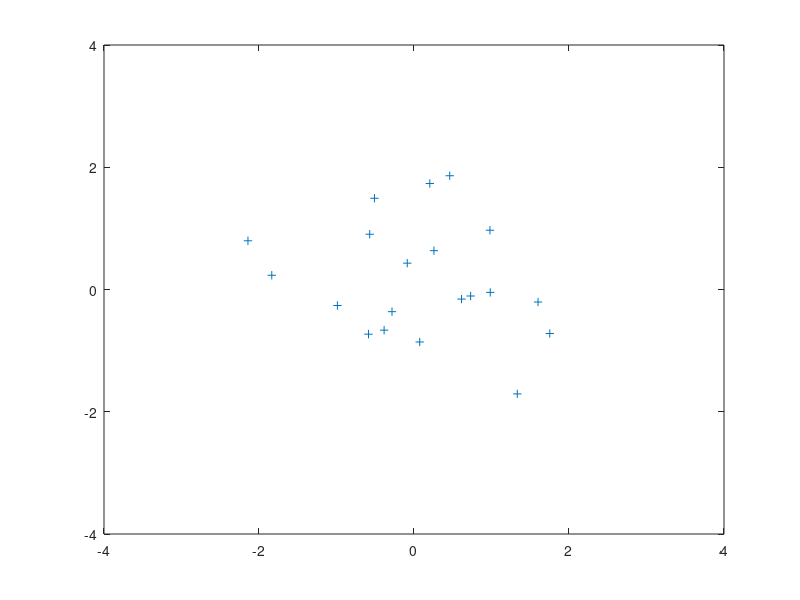

This figure's MATLAB source: (Note: this script raises an error after producing the figure.)
%Lab5
sizes = [20 60 100];
p = [0 0.5 0.9];
mu = [0 0];
disp("Script begin");

R = mvnrnd(mu, [1 0; 0 1], 20);
figure;
plot(R(:,1),R(:,2),'+');
ylim([-4 4])
xlim([-4 4])
hold on;
f=ezplot('x^2 + y^2 = 6.25'); 
set(f, 'LineWidth', 2)
title("");

R = mvnrnd(mu, [1 0.5; 0.5 1], 20);
figure;
plot(R(:,1),R(:,2),'+');
ylim([-4 4])
xlim([-4 4])
hold on;
f=ezplot('x^2 -x*y + y^2 = 6.25'); 
set(f, 'LineWidth', 2)
title("");

R = mvnrnd(mu, [1 0.9; 0.9 1], 20);
figure;
plot(R(:,1),R(:,2),'+');
ylim([-4 4])
xlim([-4 4])
hold on;
f=ezplot('x^2 - 1.8*x*y + y^2 = 2'); 
set(f, 'LineWidth', 2)
title("");

R = mvnrnd(mu, [1 0; 0 1], 60);
figure;
plot(R(:,1),R(:,2),'+');
ylim([-4 4])
xlim([-4 4])
hold on;
f=ezplot('x^2 + y^2 = 6.25'); 
set(f, 'LineWidth', 2)
title("");

R = mvnrnd(mu, [1 0.5; 0.5 1], 60);
figure;
plot(R(:,1),R(:,2),'+');
ylim([-4 4])
xlim([-4 4])
hold on;
f=ezplot('x^2 -x*y + y^2 = 6.25'); 
set(f, 'LineWidth', 2)
title("");

R = mvnrnd(mu, [1 0.9; 0.9 1], 60);
figure;
plot(R(:,1),R(:,2),'+');
ylim([-4 4])
xlim([-4 4])
hold on;
f=ezplot('x^2 - 1.8*x*y + y^2 = 2'); 
set(f, 'LineWidth', 2)
title("");

R = mvnrnd(mu, [1 0; 0 1], 100);
figure;
plot(R(:,1),R(:,2),'+');
ylim([-4 4])
xlim([-4 4])
hold on;
f=ezplot('x^2 + y^2 = 6.25'); 
set(f, 'LineWidth', 2)
title("");

R = mvnrnd(mu, [1 0.5; 0.5 1], 100);
figure;
plot(R(:,1),R(:,2),'+');
ylim([-4 4])
xlim([-4 4])
hold on;
f=ezplot('x^2 -x*y + y^2 = 6.25'); 
set(f, 'LineWidth', 2)
title("");

R = mvnrnd(mu, [1 0.9; 0.9 1], 100);
figure;
plot(R(:,1),R(:,2),'+');
ylim([-4 4])
xlim([-4 4])
hold on;
f=ezplot('x^2 - 1.8*x*y + y^2 = 2'); 
set(f, 'LineWidth', 2)
title("");

%{
for n = 1:3
    for i = 1:3
        R = [];
        R_q = [];
        R_s = [];
        for j = 1:1000
            v = mvnrnd(mu, [1 p(i); p(i) 1], sizes(n))';
            R = [R r(v)];
            R_q = [R_q r_Q(v)];   
            R_s = [R_s r_S(v)];       
        end
        disp("----------------");
        disp("Size:  " + sizes(n) + "    P:  " +p(i));
        disp("    " + " R " + "       R_s     " + "R_q");
        disp("E(z)" + " & " + E(R) + " & " + E(R_s) + " & " + E(R_q));
        disp("E(z^2)" + " & " + E(R.^2) + " & " + E(R_s.^2) + " & " + E(R_q.^2));
        disp("(z)" + " & " + D(R) + " & " + D(R_s) + " & " + D(R_q));
    end
end


for n = 1:3
        R = [];
        R_q = [];
        R_s = [];
        for j = 1:1000
            v = MvNormRnd(sizes(n));
            R = [R r(v)];
            R_q = [R_q r_Q(v)];   
            R_s = [R_s r_S(v)];       
        end
        disp("----------------");
        disp("Size:  " + sizes(n) + "    P:  " +p(i));
        disp("    " + " R " + "       R_s     " + "R_q");
        disp("E(z)" + " & " + E(R) + " & " + E(R_s) + " & " + E(R_q));
        disp("E(z^2)" + " & " + E(R.^2) + " & " + E(R_s.^2) + " & " + E(R_q.^2));
        disp("(z)" + " & " + D(R) + " & " + D(R_s) + " & " + D(R_q));
end
%}    
function Average = E(arr)
sz = size(arr);
sz = sz(2);
Average = sum(arr)/sz;
end

function dispersya = D(arr)
sz = size(arr);
sz = sz(2);
srednee = E(arr);
summa = 0;
for i = 1:sz
    summa = summa + (arr(i)-srednee)^2;
end
dispersya = summa / sz;
end

function res1 = median(arr)
sz = size(arr);
sz = sz(2);
if mod(sz, 2) == 0
    resultat = (arr(sz/2) + arr(sz/2+1)) / 2;
else
    resultat = arr((sz+1)/2);
end
res1 = resultat;
end

function result = r(arr2D) % arr 2*100
n = size(arr2D);
n = n(2);
X = arr2D(1,:);
Y = arr2D(2,:);
x_srendee = E(X);
y_srendee = E(Y);
res = 0;
for i = 1:n
    res = res + (X(i)-x_srendee)*(Y(i)-y_srendee);
end
res = res / n;
result = res / sqrt(D(X)*D(Y));
end

function result = r_Q(arr2D)
N = [0 0 0 0];
n = size(arr2D);
n = n(2);
X = arr2D(1,:);
Y = arr2D(2,:);
medX = median(X);
medY = median(Y);
for i = 1:n
    if (X(i) >= medX) 
        if (Y(i) >= medY)
            N(1) = N(1)+1;
        else
            N(4) = N(4)+1;
        end
    else 
        if (Y(i) >= medY)
            N(2) = N(2)+1;
        else
            N(3) = N(3)+1;
        end   
    end
end
result = ((N(1)+N(3))-(N(2)+N(4)))/n;
end

function result = r_S(arr2D)
n = size(arr2D);
n = n(2);
X = arr2D(1,:);
Y = arr2D(2,:);
u = (n+1)/2;
res = 0;
RangX = zeros(1,n);
RangY = zeros(1,n);
for i = 1:n
    RangX(find(X==min(X))) = i;
    X(find(X==min(X))) = 1000;
    RangY(find(Y==min(Y))) = i;
    Y(find(Y==min(Y))) = 1000;
end
for i = 1:n
    res = res + (RangX(i)-u)*(RangY(i)-u);
end
res = res / n;
result = (res / (sqrt(D(RangX)*D(RangY))));
end

function vyborka = MvNormRnd(size) %2d 
i = 0;
res = [];
max = 0.3302;
while i < size
    x = 5*[rand rand]-2.5;
    P = NormPdf(x) / max;
    if rand < P
        res = [res x'];
        i = i + 1;
    end   
end
vyborka = res;
%{
P1 = [ 1 0.9; 0.9 1];
P2 = [ sqrt(10) -0.9; -0.9 sqrt(10)];
MU = [0 0];
res = [];
for i = 1:size
    if (rand < 0.9)
        res = [res mvnrnd(MU, P1, 1)'];
    else
        res = [res mvnrnd(MU, P2, 1)'];
    end
end
vyborka = res;
%}
end

function probability = NormPdf(X) %2d 
p1 = [ 1 0.9; 0.9 1];
p2 = [ (10) -0.9; -0.9 (10)];
mu = [0 0];
probability = 0.9*mvnpdf(X,mu,p1)+0.1*mvnpdf(X,mu,p2);
end
